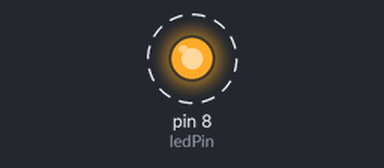
The sketch below on a simulated Arduino Uno, built with avr-gcc and run on an emulated ATmega328P. Parts: output pins drawn as LEDs (lit = HIGH). Dashed ring = blinking. At 15.0 s the program stops and its outputs stay as they are.

Above: at 0.2 s.
Timing chart, 0 to 3.0 s (numbered marks = the images above):
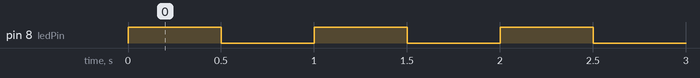

The sketch:

Oppgave1.ino
```cpp
int ledPin = 8;

void setup() {
  pinMode(ledPin, OUTPUT);
}

void loop() {
  for (int i = 0; i < 15; i++) {
    digitalWrite(ledPin, HIGH);
    delay(500);
    digitalWrite(ledPin, LOW);
    delay(500);
  }
  while (true) {
    // Gjør ingenting, stopper programmet
  }
}
```

Measured:
- by itself, pin 8 (ledPin): alternates HIGH for 0.50 s and LOW for 0.50 s, 30 changes in all, then stays LOW
